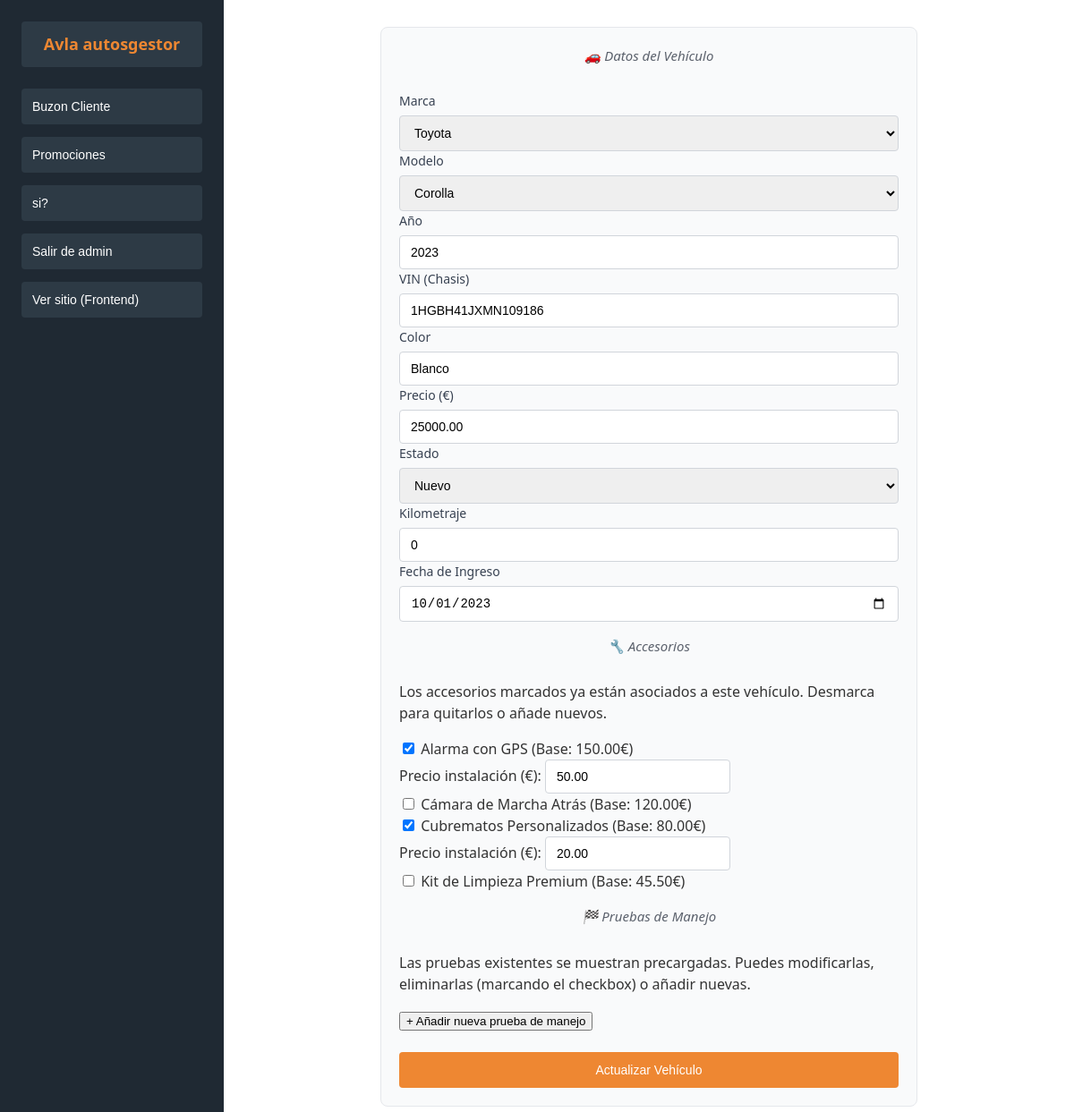
Page /escritorio.php?accion=editar&id=1 (signed in) on the committed database.
### tables this page shows
CREATE TABLE vehiculo(
    id INT PRIMARY KEY AUTO_INCREMENT,
    marca_id INT NOT NULL,
    modelo_id INT NOT NULL,
    año INT NOT NULL CHECK (año >= 1900 AND año <= 2100),
    vin VARCHAR(17) UNIQUE NOT NULL,
    color VARCHAR(50) NOT NULL,
    precio DECIMAL(12,2) NOT NULL CHECK (precio >= 0),
    estado VARCHAR(10) CHECK (estado IN ('nuevo', 'usado')),
    kilometraje INT DEFAULT 0 CHECK (kilometraje >= 0),
    fecha_ingreso DATE NOT NULL,
    INDEX idx_marca (marca_id),
    INDEX idx_modelo (modelo_id),
    INDEX idx_vin (vin),
    FOREIGN KEY (marca_id) REFERENCES marca(id) ON DELETE RESTRICT,
    FOREIGN KEY (modelo_id) REFERENCES modelo(id) ON DELETE RESTRICT
);

CREATE TABLE marca(
    id INT PRIMARY KEY AUTO_INCREMENT,
    nombre VARCHAR(100) NOT NULL,
    pais_origen VARCHAR(100) NOT NULL,
    INDEX idx_nombre (nombre)
);

CREATE TABLE modelo(
    id INT PRIMARY KEY AUTO_INCREMENT,
    marca_id INT NOT NULL,
    nombre VARCHAR(100) NOT NULL,
    tipo VARCHAR(50) CHECK (tipo IN ('sedan', 'SUV', 'pickup', 'berlina', 'furgoneta', 'coupé', 'descapotable', 'ranchera')),
    INDEX idx_marca (marca_id),
    INDEX idx_nombre (nombre),
    FOREIGN KEY (marca_id) REFERENCES marca(id) ON DELETE CASCADE
);

CREATE TABLE accesorio(
    id INT PRIMARY KEY AUTO_INCREMENT,
    nombre VARCHAR(255) NOT NULL,
    precio DECIMAL(10,2) NOT NULL CHECK (precio >= 0),
    stock INT NOT NULL CHECK (stock >= 0),
    INDEX idx_nombre (nombre)
);

### inc/update/formularioactualizar.php (the view, shortened to what this page needs)
<?php
include dirname(__DIR__, 2) . "/db.php";
$id = intval($_GET['id']);
$resultado = $conexion->query("SELECT * FROM vehiculo WHERE id = $id");
$fila = $resultado->fetch_assoc();
$marcas  = $conexion->query("SELECT id, nombre FROM marca ORDER BY nombre ASC");
$modelos = $conexion->query("SELECT id, nombre FROM modelo ORDER BY nombre ASC");
$accesorios = $conexion->query("SELECT id, nombre, precio FROM accesorio WHERE stock > 0 ORDER BY nombre ASC");
$accesorios_actuales = [];
$res_acc = $conexion->query(
    "SELECT accesorio_id, precio_instalacion FROM vehiculo_accesorio WHERE vehiculo_id = $id"
);
while ($a = $res_acc->fetch_assoc()) {
    $accesorios_actuales[$a['accesorio_id']] = $a['precio_instalacion'];
}
?>
<form action="inc/update/procesaformulario.php" method="POST" id="formActualizar">
    <div class="form-seccion">
        <h3 class="form-seccion-titulo">🚗 Datos del Vehículo</h3>
        <div class="controlformulario">
            <label for="marca_id">Marca</label>
            <select name="marca_id" id="marca_id" required>
                <?php $marcas->data_seek(0); while($m = $marcas->fetch_assoc()): ?>
                    <option value="<?= $m['id'] ?>" <?= $m['id'] == $fila['marca_id'] ? 'selected' : '' ?>>
                        <?= htmlspecialchars($m['nombre']) ?>
                    </option>
                <?php endwhile; ?>
            </select>
        </div>
        <div class="controlformulario">
            <label for="modelo_id">Modelo</label>
            <select name="modelo_id" id="modelo_id" required>
                <?php $modelos->data_seek(0); while($mo = $modelos->fetch_assoc()): ?>
                    <option value="<?= $mo['id'] ?>" <?= $mo['id'] == $fila['modelo_id'] ? 'selected' : '' ?>>
                        <?= htmlspecialchars($mo['nombre']) ?>
                    </option>
                <?php endwhile; ?>
            </select>
        </div>
        <div class="controlformulario">
            <label for="año">Año</label>
            <input type="number" name="año" id="año" min="1900" max="2100"
                   value="<?= htmlspecialchars($fila['año']) ?>" required>
        </div>
        <div class="controlformulario">
            <label for="vin">VIN (Chasis)</label>
            <input type="text" name="vin" id="vin" maxlength="17" pattern="[A-HJ-NPR-Z0-9]{17}"
                   placeholder="17 caracteres alfanuméricos" required
                   title="El VIN debe tener 17 caracteres sin I, O o Q"
                   value="<?= htmlspecialchars($fila['vin']) ?>">
        </div>
        <div class="controlformulario">
            <label for="color">Color</label>
            <input type="text" name="color" id="color" maxlength="50" required
                   value="<?= htmlspecialchars($fila['color']) ?>">
        </div>
        <div class="controlformulario">
            <label for="precio">Precio (€)</label>
            <input type="number" name="precio" id="precio" step="0.01" min="0" required
                   value="<?= htmlspecialchars($fila['precio']) ?>">
        </div>
        <div class="controlformulario">
            <label for="estado">Estado</label>
            <select name="estado" id="estado" required>
                <option value="nuevo"  <?= $fila['estado'] == 'nuevo'  ? 'selected' : '' ?>>Nuevo</option>
            </select>
        </div>
        <div class="controlformulario">
            <label for="kilometraje">Kilometraje</label>
            <input type="number" name="kilometraje" id="kilometraje" min="0"
                   value="<?= htmlspecialchars($fila['kilometraje']) ?>">
        </div>
        <div class="controlformulario">
            <label for="fecha_ingreso">Fecha de Ingreso</label>
            <input type="date" name="fecha_ingreso" id="fecha_ingreso"
                   value="<?= htmlspecialchars($fila['fecha_ingreso']) ?>">
        </div>
    </div>
    <div class="form-seccion">
        <h3 class="form-seccion-titulo">🔧 Accesorios</h3>
        <p class="form-seccion-desc">Los accesorios marcados ya están asociados a este vehículo. Desmarca para quitarlos o añade nuevos.</p>
        <div id="accesorios-lista">
            <?php $accesorios->data_seek(0); while ($acc = $accesorios->fetch_assoc()): ?>
            <?php
                $ya_asociado = array_key_exists($acc['id'], $accesorios_actuales);
                $precio_inst = $ya_asociado ? $accesorios_actuales[$acc['id']] : 0;
            ?>
            <div class="accesorio-item">
                <label class="accesorio-label">
                    <input type="checkbox"
                           name="accesorios[]"
                           value="<?= $acc['id'] ?>"
                           class="acc-check"
                           data-id="<?= $acc['id'] ?>"
                           <?= $ya_asociado ? 'checked' : '' ?>>
                    <span><?= htmlspecialchars($acc['nombre']) ?></span>
                    <span class="acc-precio-base">(Base: <?= number_format($acc['precio'], 2) ?>€)</span>
                </label>
                <div class="acc-instalacion" id="instalacion-<?= $acc['id'] ?>"
                     style="display: <?= $ya_asociado ? 'block' : 'none' ?>;">
                    <label>Precio instalación (€):</label>
                    <input type="number"
                           name="instalacion[<?= $acc['id'] ?>]"
                           step="0.01"
                           min="0"
                           value="<?= htmlspecialchars($precio_inst) ?>"
                           placeholder="0.00">
                </div>
            </div>
            <?php endwhile; ?>
        </div>
    </div>
    <div class="form-seccion">
        <h3 class="form-seccion-titulo">🏁 Pruebas de Manejo</h3>
        <p class="form-seccion-desc">
            Las pruebas existentes se muestran precargadas. Puedes modificarlas, eliminarlas (marcando el checkbox) o añadir nuevas.
        </p>
        <button type="button" class="btn-añadir-prueba" onclick="añadirNuevaPrueba()">
            + Añadir nueva prueba de manejo
        </button>
    </div>
    <input type="submit" value="Actualizar Vehículo">
</form>

### css/escritorio.css (style rules this page uses)
*, *::before, *::after { box-sizing: border-box; }
html, body { width: 100%; height: 100%; margin: 0; font-family: system-ui, -apple-system, BlinkMacSystemFont, 'Segoe UI', Roboto, sans-serif; background: #ffffff; color: #333; line-height: 1.5; }
body { display: flex; min-height: 100vh; }
main h3 { font-size: 15px; font-weight: 400; margin: 0 0 28px 0; color: #5b616c; text-align: center; font-style: italic; }
form { display: flex; flex-direction: column; gap: 16px; max-width: 600px; margin: 0 auto; padding: 20px; background: #f9fafb; border-radius: 8px; border: 1px solid #e5e7eb; }
.controlformulario { display: flex; flex-direction: column; gap: 6px; }
.controlformulario label { font-weight: 500; color: #374151; font-size: 14px; }
form input, form textarea, form select { padding: 10px 12px; border: 1px solid #d1d5db; border-radius: 4px; font-size: 14px; transition: border-color 0.2s ease, box-shadow 0.2s ease; }
form button[type="submit"], form input[type="submit"] { background: #ee8732; color: white; border: none; padding: 12px 20px; border-radius: 4px; font-size: 14px; font-weight: 500; cursor: pointer; transition: background 0.2s ease; margin-top: 8px; }

### rows in the picture
vehiculo: marca_id "Toyota", modelo_id "Corolla", año "2023", vin "1HGBH41JXMN109186", color "Blanco", precio "25000.00", estado "Nuevo", kilometraje "0", fecha_ingreso "10/01/2023"
accesorio: id "☑", nombre "Alarma con GPS", precio "150.00", id "50.00"
accesorio: nombre "Cámara de Marcha Atrás", precio "120.00"
accesorio: id "☑", nombre "Cubrematos Personalizados", precio "80.00", id "20.00"
accesorio: nombre "Kit de Limpieza Premium", precio "45.50"
